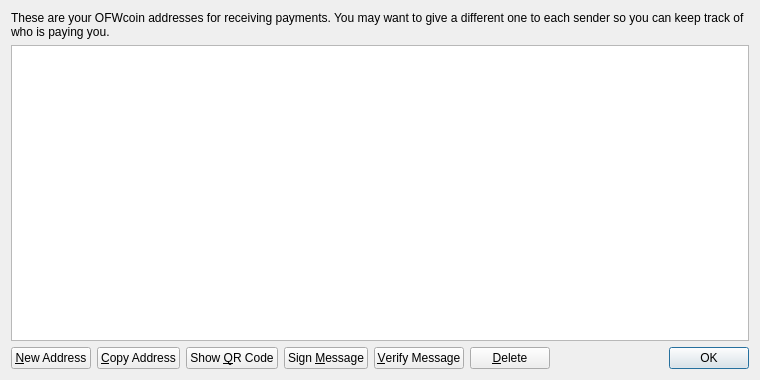
<?xml version="1.0" encoding="UTF-8"?>
<ui version="4.0">
 <class>AddressBookPage</class>
 <widget class="QWidget" name="AddressBookPage">
  <property name="geometry">
   <rect>
    <x>0</x>
    <y>0</y>
    <width>760</width>
    <height>380</height>
   </rect>
  </property>
  <property name="windowTitle">
   <string>Address Book</string>
  </property>
  <layout class="QVBoxLayout" name="verticalLayout">
   <item>
    <widget class="QLabel" name="labelExplanation">
     <property name="text">
      <string>These are your OFWcoin addresses for receiving payments. You may want to give a different one to each sender so you can keep track of who is paying you.</string>
     </property>
     <property name="textFormat">
      <enum>Qt::PlainText</enum>
     </property>
     <property name="wordWrap">
      <bool>true</bool>
     </property>
    </widget>
   </item>
   <item>
    <widget class="QTableView" name="tableView">
     <property name="contextMenuPolicy">
      <enum>Qt::CustomContextMenu</enum>
     </property>
     <property name="toolTip">
      <string>Double-click to edit address or label</string>
     </property>
     <property name="tabKeyNavigation">
      <bool>false</bool>
     </property>
     <property name="alternatingRowColors">
      <bool>true</bool>
     </property>
     <property name="selectionMode">
      <enum>QAbstractItemView::SingleSelection</enum>
     </property>
     <property name="selectionBehavior">
      <enum>QAbstractItemView::SelectRows</enum>
     </property>
     <property name="sortingEnabled">
      <bool>true</bool>
     </property>
     <attribute name="verticalHeaderVisible">
      <bool>false</bool>
     </attribute>
    </widget>
   </item>
   <item>
    <layout class="QHBoxLayout" name="horizontalLayout">
     <item>
      <widget class="QPushButton" name="newAddressButton">
       <property name="toolTip">
        <string>Create a new address</string>
       </property>
       <property name="text">
        <string>&amp;New Address</string>
       </property>
       <property name="icon">
        <iconset resource="../bitcoin.qrc">
         <normaloff>:/icons/add</normaloff>:/icons/add</iconset>
       </property>
      </widget>
     </item>
     <item>
      <widget class="QPushButton" name="copyToClipboard">
       <property name="toolTip">
        <string>Copy the currently selected address to the system clipboard</string>
       </property>
       <property name="text">
        <string>&amp;Copy Address</string>
       </property>
       <property name="icon">
        <iconset resource="../bitcoin.qrc">
         <normaloff>:/icons/editcopy</normaloff>:/icons/editcopy</iconset>
       </property>
      </widget>
     </item>
     <item>
      <widget class="QPushButton" name="showQRCode">
       <property name="text">
        <string>Show &amp;QR Code</string>
       </property>
       <property name="icon">
        <iconset resource="../bitcoin.qrc">
         <normaloff>:/icons/qrcode</normaloff>:/icons/qrcode</iconset>
       </property>
      </widget>
     </item>
     <item>
      <widget class="QPushButton" name="signMessage">
       <property name="toolTip">
        <string>Sign a message to prove you own a OFWcoin address</string>
       </property>
       <property name="text">
        <string>Sign &amp;Message</string>
       </property>
       <property name="icon">
        <iconset resource="../bitcoin.qrc">
         <normaloff>:/icons/edit</normaloff>:/icons/edit</iconset>
       </property>
      </widget>
     </item>
     <item>
      <widget class="QPushButton" name="verifyMessage">
       <property name="toolTip">
        <string>Verify a message to ensure it was signed with a specified OFWcoin address</string>
       </property>
       <property name="text">
        <string>&amp;Verify Message</string>
       </property>
       <property name="icon">
        <iconset resource="../bitcoin.qrc">
         <normaloff>:/icons/transaction_0</normaloff>:/icons/transaction_0</iconset>
       </property>
      </widget>
     </item>
     <item>
      <widget class="QPushButton" name="deleteButton">
       <property name="toolTip">
        <string>Delete the currently selected address from the list</string>
       </property>
       <property name="text">
        <string>&amp;Delete</string>
       </property>
       <property name="icon">
        <iconset resource="../bitcoin.qrc">
         <normaloff>:/icons/remove</normaloff>:/icons/remove</iconset>
       </property>
      </widget>
     </item>
     <item>
      <spacer name="horizontalSpacer">
       <property name="orientation">
        <enum>Qt::Horizontal</enum>
       </property>
       <property name="sizeHint" stdset="0">
        <size>
         <width>40</width>
         <height>20</height>
        </size>
       </property>
      </spacer>
     </item>
     <item>
      <widget class="QDialogButtonBox" name="buttonBox">
       <property name="sizePolicy">
        <sizepolicy hsizetype="Maximum" vsizetype="Fixed">
         <horstretch>0</horstretch>
         <verstretch>0</verstretch>
        </sizepolicy>
       </property>
       <property name="standardButtons">
        <set>QDialogButtonBox::Ok</set>
       </property>
      </widget>
     </item>
    </layout>
   </item>
  </layout>
 </widget>
 <resources>
  <include location="../bitcoin.qrc"/>
 </resources>
 <connections/>
</ui>
